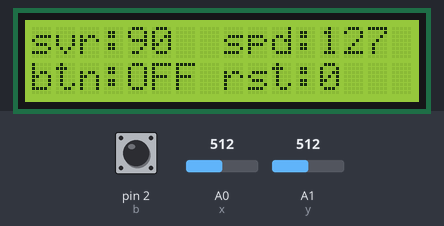
The sketch below on a simulated Arduino Uno, built with avr-gcc and run on an emulated ATmega328P. Shown: 16×2 character LCD. The inputs (shaded band) are chosen by the test bench; at power-on: pin 2 (b) HIGH, A0 (x) = 512, A1 (y) = 512. No radio packets arrive unless stated.

Above: at 1.2 s.
1.3 s: pin 2 (b) pulled LOW for 0.15 s
At 2.5 s:
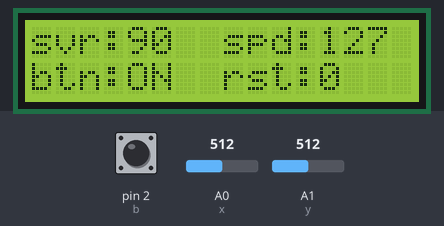
4.4 s: A0 (x) set to 716
At 4.8 s:
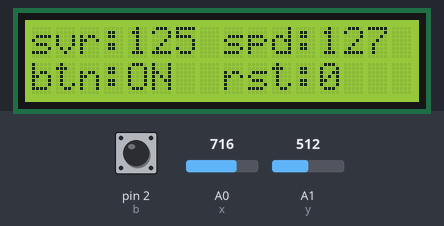
5.9 s: A1 (y) set to 716
At 6.5 s:
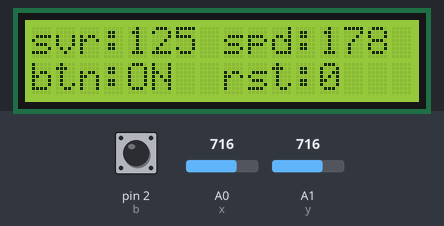
8.9 s: pin 2 (b) pulled LOW for 1 s
At 10.5 s:
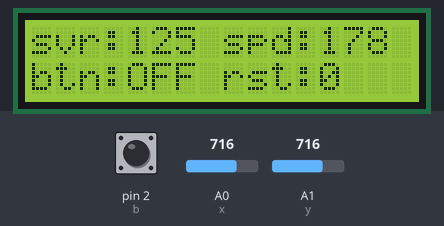
12.9 s: A0 (x) set to 900
At 13.9 s:
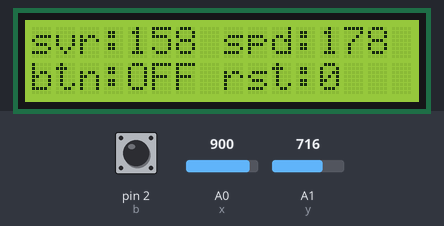
14.4 s: A1 (y) set to 900
At 15.6 s:
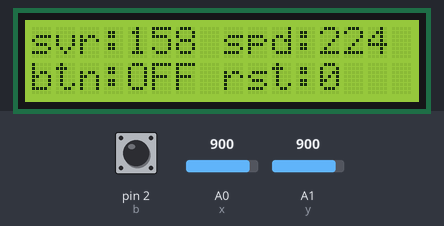
Timing chart, 0 to 17.4 s (numbered marks = the images above; inputs shaded):
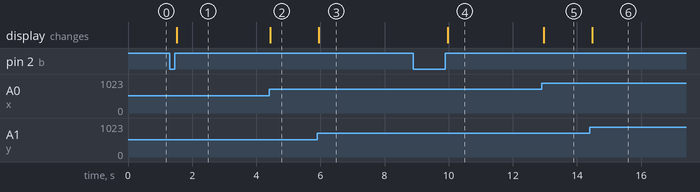

Measured:
- after the input at 1.3 s, the display: changes after 0.23 s (image 1)
- after the input at 4.4 s, the display: changes at once (image 2)
- after the input at 5.9 s, the display: changes at once (image 3)
- after the input at 8.9 s, the display: changes after 1.1 s (image 4)
- after the input at 12.9 s, the display: changes after 0.07 s (image 5)
- after the input at 14.4 s, the display: changes after 0.08 s (image 6)

The sketch:

Radio.ino
```cpp
#include <Servo.h>
#include <SPI.h>
#include <nRF24L01.h>
#include <RF24.h>
#include <Wire.h>
#include <LiquidCrystal_I2C.h>
#include <TimerOne.h>

#pragma region LibrarySetup
//Team: Joe, Arran and Finnian.

RF24 radio(9, 10);                  // (CSN, CE)
LiquidCrystal_I2C lcd(0x3f, 16, 2); //0x27 or 0x3F, width, height
Servo srv;

#pragma endregion

#pragma region Pins

int x = A0; // joystick x
int y = A1; // joystick y
int b = 2;  // joystick button
int p = A1; // potentiometer
int m = 3;  // motor
int l = 7;  // led
int s = A3; // servo

#pragma endregion

#pragma region Data

const byte addr[][6] = {"00003", "00004"}; // radio addresses
const bool isDisplaySide = true;          // side with lcd display, confirm before uploading
volatile bool state = false;
long time = 0;                      // button state
struct Data
{
    int x;  // joystick x
    int y;  // joystick y
    bool b; // joystick button
};

int r; // cache reset/potentiometer pos
Data data; // cache data
volatile bool shouldUpdateLCD = false; // weather or not the timer interrupt has marked the lcd for update

#pragma endregion

#pragma region Setup

void setup()
{
    // general setup
    Serial.begin(9600);
    radio.begin();
    radio.enableAckPayload();
    radio.setDataRate(RF24_250KBPS);
    radio.setPALevel(RF24_PA_MIN);

    if (isDisplaySide)
    {
        setupDisplaySide();
    }
    else
    {
        setupMotorSide();
    }
}

// setup side with display
void setupDisplaySide()
{
    // setup radio
    radio.openWritingPipe(addr[0]);

    // setup lcd
    lcd.init();
    lcd.backlight();
    lcd.clear();
    writeLCDLables();

    // setup lcd timer interrupt
    Timer1.initialize(100); // interrupt every 100ms
    Timer1.attachInterrupt(handleTimerInterrupt); // run handle_timer_interrupt() every interrupt

    // setup joystick
    pinMode(x, INPUT);
    pinMode(y, INPUT);
    pinMode(b, INPUT_PULLUP);
    attachInterrupt(digitalPinToInterrupt(b), handleButtonInterrupt, RISING); // attach an interrupt to the rising edge of the joystick button
}

// setup side with motor
void setupMotorSide()
{
    // setup radio
    radio.openReadingPipe(1, addr[0]);
    radio.startListening();

    // setup servo
    srv.attach(s);

    // setup led
    pinMode(l, OUTPUT);

    // setup motor
    pinMode(m, OUTPUT);

    // setup potentiometer
    pinMode(p, INPUT);
}

#pragma endregion

#pragma region Loop

void loop()
{
    if (isDisplaySide)
    {
        loopDisplaySide();
    }
    else
    {
        loopMotorSide();
    }
}

void loopDisplaySide()
{
    if (sendData()) // send data on radio
    {
        if (radio.isAckPayloadAvailable()) // check if ack payload is avaliable
        {
            radio.read(&r, sizeof(r)); // read ack payload
        }
    }
    writeLCDValues(); // write data values to lcd
}

void loopMotorSide()
{
    if (radio.available()) // check if data is avaliable to be read
    {
        radio.read(&data, sizeof(Data)); // read data from radio
        sendAck(); // set ack payload
    }

    if (data.b)
    {                          // reset is toggled on
        analogWrite(m, 0);     // set motor speed to 0
        digitalWrite(l, HIGH); // turn on led
        srv.write(r);          // set servo to reset/potentiometer pos
    }
    else
    {                           // reset is toggled off, normal operation
        analogWrite(m, data.y); // write y value to motor speed
        digitalWrite(l, LOW);   // turn off led
        srv.write(data.x);      // write x value to servo
    }
    delay(15);
}

#pragma endregion

#pragma region Utilities

bool sendData()
{
    data.x = map(analogRead(x), 0, 1023, 0, 180); // read and map joystick x value
    data.y = map(analogRead(y), 0, 1023, 0, 255); // read and map joystick y value
    data.b = state;

    return radio.write(&data, sizeof(Data), 0); // write data to radio
}

void handleButtonInterrupt()
{
    byte reading = digitalRead(b);
    if(reading == HIGH && millis() - time > 200) // debounce button interrupt
    {
        state = !state; // flip state
        time = millis();
    }
}

void handleTimerInterrupt()
{
    noInterrupts(); // disable interrupts, prevents data lose between interrupt and main program
    shouldUpdateLCD = true; // mark the lcd for update
    interrupts(); // re-enable interrupts once data modification is complete
}

void sendAck()
{
    r = map(analogRead(p), 0, 1023, 0, 180); // read and map potentiometer value
    radio.writeAckPayload(1, &r, sizeof(r)); // write the reset value to the ack payload
}

void writeLCDLables()
{
    lcd.setCursor(0, 0);
    lcd.print("svr:"); // write servo pos label
    lcd.setCursor(8, 0);
    lcd.print("spd:"); // write motor speed label
    lcd.setCursor(0, 1);
    lcd.print("btn:"); // write button label
    lcd.setCursor(8, 1);
    lcd.print("rst:"); // write reset label
}

void writeLCDValues()
{
    if(!shouldUpdateLCD) return; // dont update if not marked for update
    lcd.setCursor(4, 0);
    lcd.print("    "); // clear servo value area
    lcd.setCursor(4, 0);
    lcd.print(String(data.x)); // write sero pos value
    lcd.setCursor(12, 0);
    lcd.print("    "); // clear motor value area
    lcd.setCursor(12, 0);
    lcd.print(String(data.y)); // write motor speed value
    lcd.setCursor(4, 1);
    lcd.print(data.b ? "ON " : "OFF"); // write button value
    lcd.setCursor(12, 1);
    lcd.print("    "); // clear reset value area
    lcd.setCursor(12, 1);
    lcd.print(String(r)); // write reset value

    noInterrupts(); // disable interrupts, prevents data lose between interrupt and main program
    shouldUpdateLCD = false; // reset update flag once done
    interrupts(); // re-enable interrupts once data modification is complete
}

#pragma endregion
```
